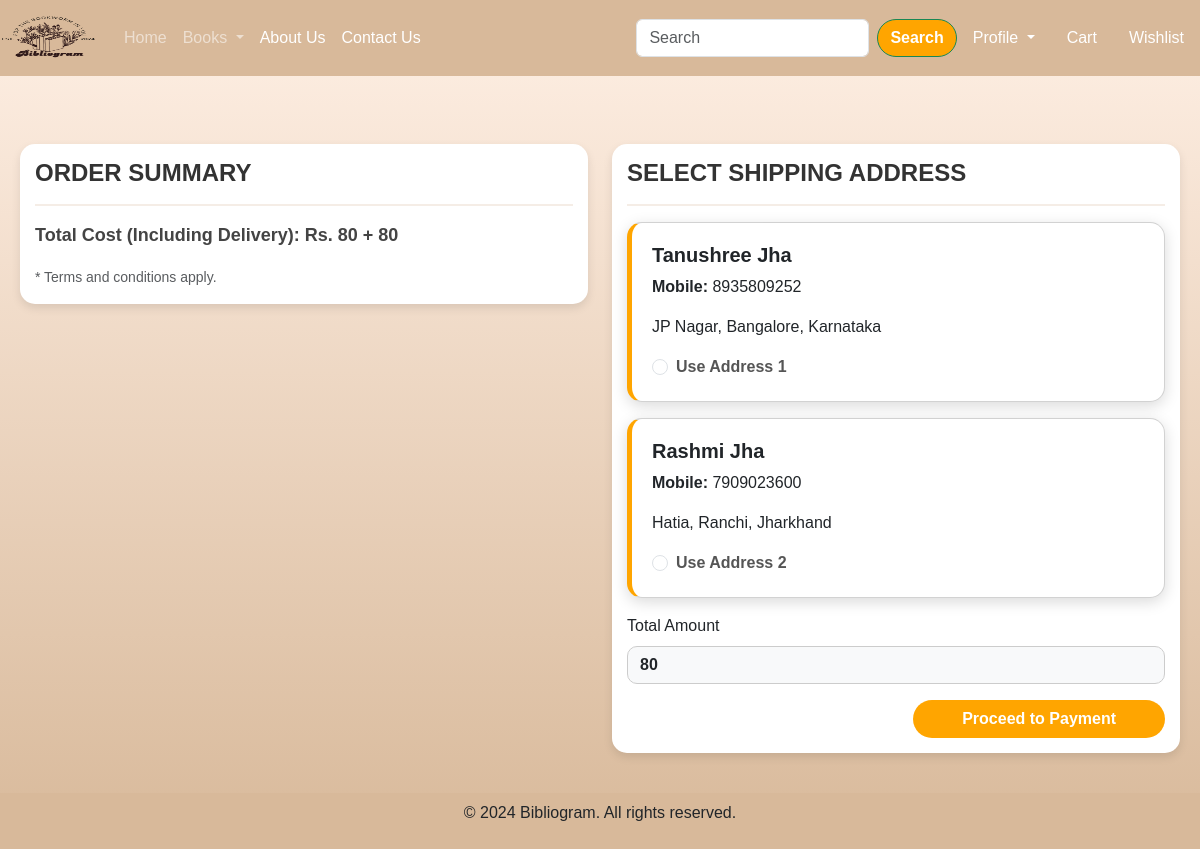
Screenshot of /checkout/ (signed in) with the database file from the repository.
### app/models.py (models this page shows, shortened)
class Customer(models.Model):
    user = models.ForeignKey(User, on_delete=models.CASCADE)
    name = models.CharField(max_length=200)
    birthday = models.DateField(null=True, blank=True)
    locality = models.CharField(max_length=400)
    city = models.CharField(max_length=100)
    mobile = models.IntegerField(default=0)
    zipcode = models.IntegerField()
    state = models.CharField(choices=STATE_CHOICES, max_length=100)

### app/views.py (the view, shortened to what this page needs)
# urls.py: path('checkout/', checkout.as_view(), name='checkout'),
class checkout(View):
    def get(self, request):
        user=request.user
        totalitem = 0
        if request.user.is_authenticated:
            totalitem = len(Cart.objects.filter(user=request.user))
        add  = Customer.objects.filter(user=user)
        cart_items = Cart.objects.filter(user=user)
        famount = 0
        for p in cart_items:
            value = p.quantity* p.product.selling_price
            famount = famount + value
        totalamount = famount + 80
        razoramount = int(totalamount * 100)
        client = razorpay.Client(auth=(settings.RAZOR_KEY_ID, settings.RAZOR_SECRET_KEY))
        data = {"amount":razoramount, "currency":"INR", "receipt": "order_rcptid_11"}
        payment_response = client.order.create(data=data)
        print(payment_response)
        order_id = payment_response['id']
        order_status = payment_response['status']
        return render(request, "checkout.html", locals())

### app/templates/checkout.html (shortened to what this page needs)
{% extends 'base.html' %}
{% load static %}
{% block main-content %}
<div class="container">
    <div class="row mt-5">
        <div class="col-lg-6">
            <div class="order-summary">
                <h4>Order Summary</h4>
                <hr>
                <p class="total-cost">Total Cost (Including Delivery): Rs. {{ totalamount}} + 80</p>
                <small class="text-muted">* Terms and conditions apply.</small>
            </div>
        </div>
        <div class="col-lg-6">
            <div class="address-section">
                <h4>Select Shipping Address</h4>
                <hr>
                <form method="post" id="myform">
                    {% for ad in add %}
                        <div class="card card-address mb-3">
                            <div class="card-body">
                                <h5><strong>{{ ad.name }}</strong></h5>
                                <p><strong>Mobile:</strong> {{ ad.mobile }}</p>
                                <p>{{ ad.locality }}, {{ ad.city }}, {{ ad.state }}</p>
                                <div class="form-check mt-2">
                                    <input class="form-check-input" type="radio" name="custid" id="custadd{{ forloop.counter }}" value="{{ ad.id }}">
                                    <label class="form-check-label" for="custadd{{ forloop.counter }}">
                                        Use Address {{ forloop.counter }}
                                    </label>
                                </div>
                            </div>
                        </div>
                    {% endfor %}
                    <div class="form-group mt-3">
                        <label for="totalamount" class="form-label">Total Amount</label>
                        <input type="number" class="form-control" name="totalamount" value="{{ totalamount }}" readonly>
                    </div>
                    <div class="text-end">
                        <button id="rzp-button1" type="submit" class="btn mt-3 px-5">Proceed to Payment</button>
                    </div>
                </form>
            </div>
        </div>
    </div>
</div>
{% endblock main-content %}

### app/static/app/css/style.css (style rules this page uses)
* { margin: 0; padding: 0; box-sizing: border-box; }
body { background: linear-gradient(135deg, #D8B99A 20%, #F4E1D2 60%, #E0C4A1 100%); font-family: 'Arial', sans-serif; background-size: 400% 400%; animation: gradientFlow 8s ease infinite; }
.container { max-width: 1200px; margin: 0 auto; }

### app/templates/checkout.html (style rules this page uses)
body { height: 100%; margin: 0; padding: 0; background: linear-gradient(180deg, #FFF0E5, #D8B99A) !important; background-attachment: fixed; }
.container { max-width: 1200px; margin: 0 auto; padding: 20px; }
.card { border-radius: 15px; box-shadow: 0px 4px 15px rgba(0, 0, 0, 0.15); background-color: #fff; transition: transform 0.2s ease-in-out, box-shadow 0.2s ease-in-out; }
.card-body { padding: 20px; }
.btn { border-radius: 25px; background-color: #FFA500; color: #fff; font-weight: bold; transition: all 0.3s ease-in-out; }
h3, h4 { font-weight: bold; color: #333; margin-bottom: 15px; }
h4 { text-transform: uppercase; }
hr { border: 1px solid #D8B99A; }
.form-check-label { font-weight: bold; color: #555; }
.form-control[readonly] { background-color: #f8f9fa; font-weight: bold; border: 1px solid #ccc; border-radius: 10px; }
.card-address { border-left: 5px solid #FFA500; }
.total-cost { font-size: 18px; color: #444; font-weight: bold; }
.order-summary, .address-section { padding: 15px; border-radius: 15px; background-color: #fff; box-shadow: 0px 4px 10px rgba(0, 0, 0, 0.1); margin-bottom: 20px; }

### rows the page displays
Customer: name "Tanushree Jha", mobile "8935809252", locality "JP Nagar", city "Bangalore", state "Karnataka"
Customer: name "Rashmi Jha", mobile "7909023600", locality "Hatia", city "Ranchi", state "Jharkhand"

### other values shown
{{ totalamount }} "80"
